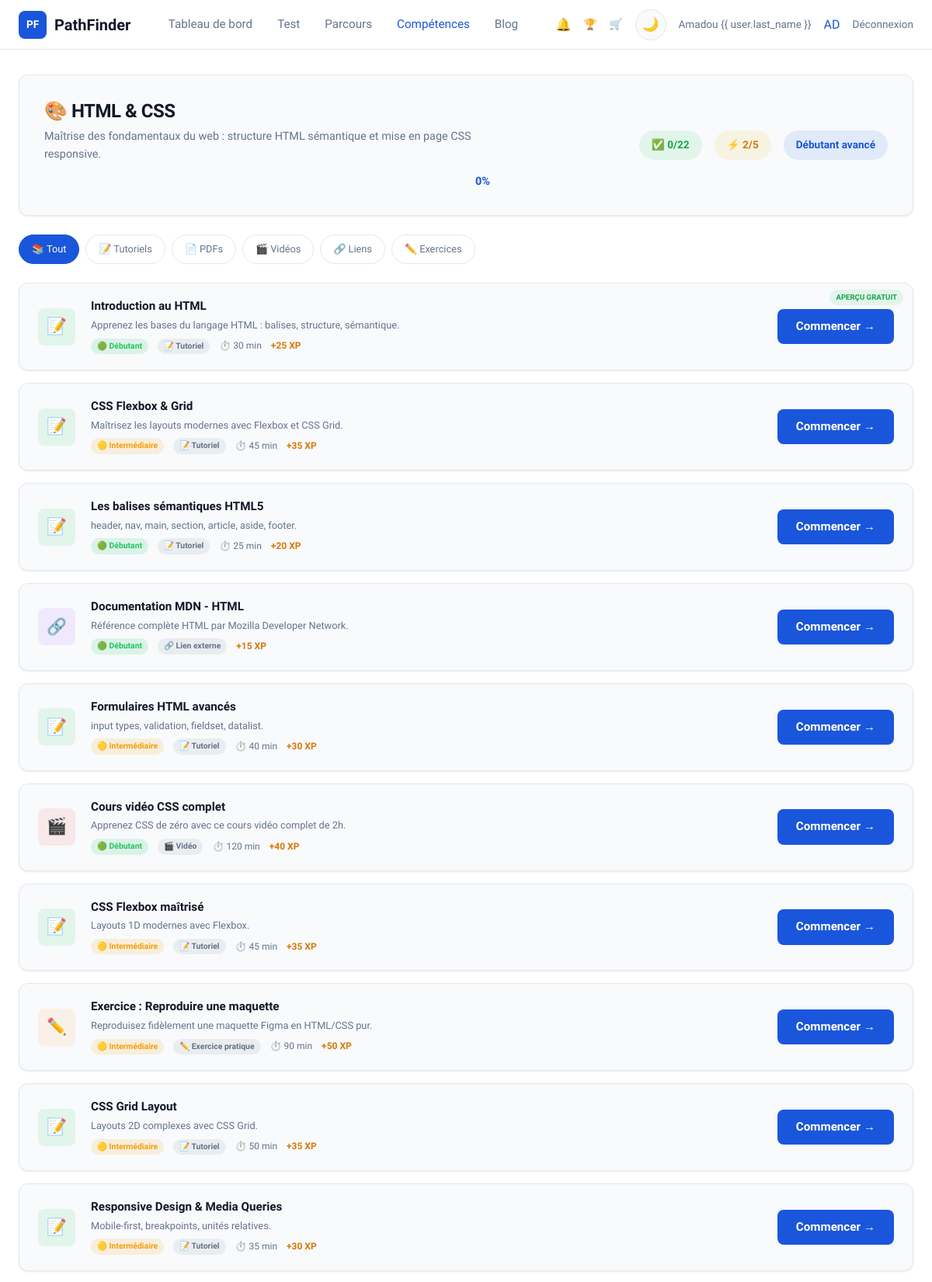
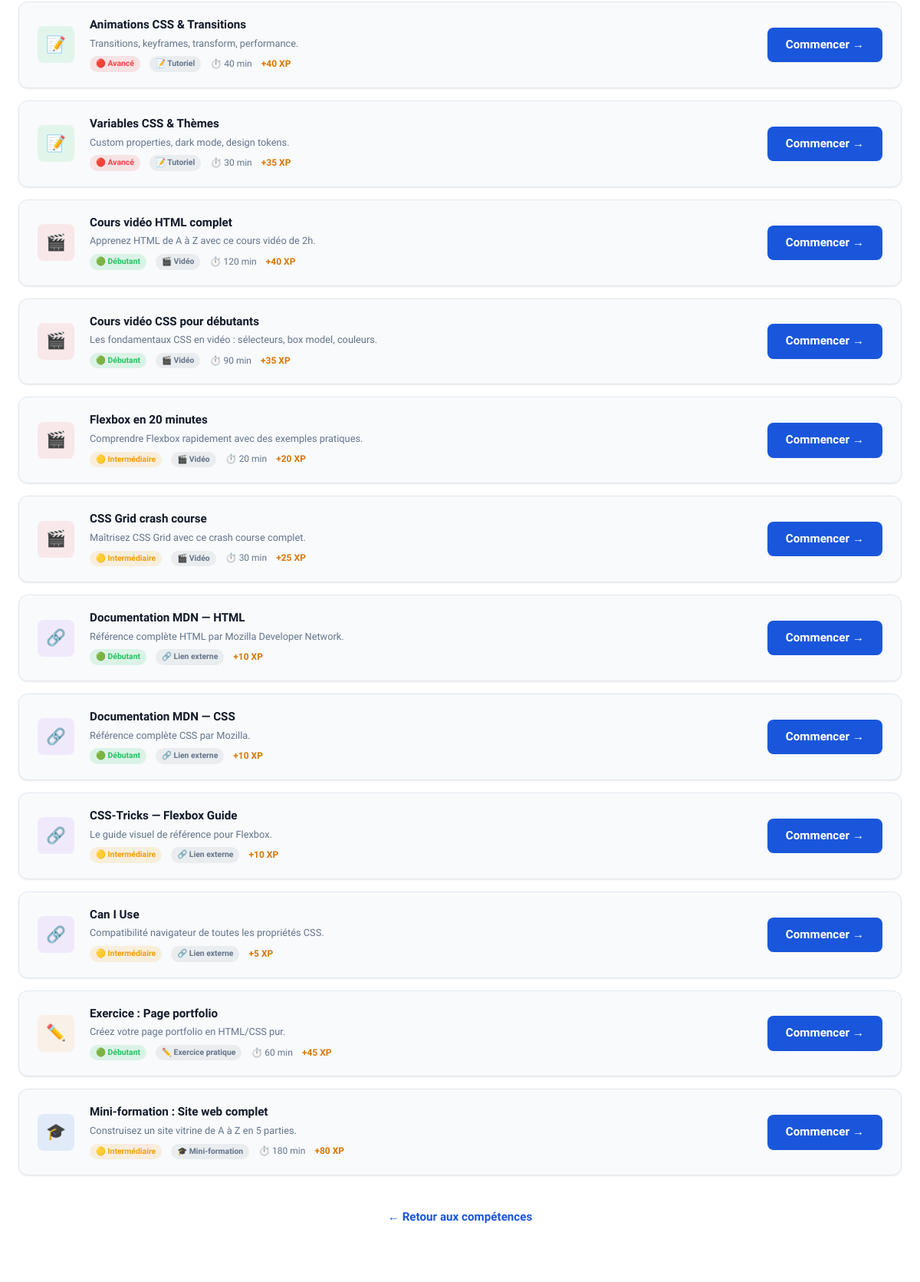
The app's page /competences/html-css/ (signed in, upper part) with its own data (2 pictures, top to bottom).
### accounts/models.py (models this page shows, shortened)
class CustomUser(AbstractUser):
    FILIERE_CHOICES = [
        ('informatique', 'Informatique'),
        ('gestion', 'Gestion'),
        ('marketing', 'Marketing'),
        ('communication', 'Communication'),
        ('droit', 'Droit'),
        ('sciences', 'Sciences'),
        ('lettres', 'Lettres'),
        ('autre', 'Autre'),
    ]
    NIVEAU_CHOICES = [
        ('licence1', 'Licence 1'),
        ('licence2', 'Licence 2'),
        ('licence3', 'Licence 3'),
        ('master1', 'Master 1'),
        ('master2', 'Master 2'),
        ('doctorat', 'Doctorat'),
    ]
    filiere = models.CharField(max_length=100, choices=FILIERE_CHOICES, blank=True)
    niveau = models.CharField(max_length=50, choices=NIVEAU_CHOICES, blank=True)
    avatar_initials = models.CharField(max_length=3, blank=True)
    global_progress = models.FloatField(default=0.0, help_text='Progression globale 0-100%')
    total_xp = models.IntegerField(default=0)
    level = models.IntegerField(default=1)
    class Meta:
        verbose_name = 'Utilisateur'
        verbose_name_plural = 'Utilisateurs'
    @property
    def level_name(self):
        names = {1: 'Explorateur', 2: 'Apprenti', 3: 'Pratiquant',
                 4: 'Confirmé', 5: 'Expert', 6: 'Mentor', 7: 'Architecte'}
        return names.get(min(self.level, 7), 'Architecte')
    @property
    def level_icon(self):
        icons = {1: '🌱', 2: '📘', 3: '⚡', 4: '🎯', 5: '🏆', 6: '💎', 7: '👑'}
        return icons.get(min(self.level, 7), '👑')

### competences/models.py (models this page shows, shortened)
class Skill(models.Model):
    slug = models.SlugField(unique=True)
    name = models.CharField(max_length=200, verbose_name='Nom')
    description = models.TextField(verbose_name='Description')
    icon = models.CharField(max_length=10, default='💡')
    max_level = models.IntegerField(default=5, verbose_name='Niveau max')
    is_premium = models.BooleanField(default=False, verbose_name='Premium')
    price_fcfa = models.IntegerField(default=0, verbose_name='Prix (FCFA)')
    class Meta:
        verbose_name = 'Compétence'
        verbose_name_plural = 'Compétences'

class UserSkillProgress(models.Model):
    user = models.ForeignKey(settings.AUTH_USER_MODEL, on_delete=models.CASCADE, related_name='skill_progress')
    skill = models.ForeignKey(Skill, on_delete=models.CASCADE, related_name='user_progress')
    current_level = models.IntegerField(default=0, verbose_name='Niveau actuel')
    progress_percent = models.FloatField(default=0.0, verbose_name='Progression %')
    unlocked = models.BooleanField(default=False, verbose_name='Débloqué')
    class Meta:
        unique_together = ['user', 'skill']
        verbose_name = 'Progression compétence'
        verbose_name_plural = 'Progressions compétences'
    @property
    def level_label(self):
        labels = {0: 'Non commencé', 1: 'Débutant', 2: 'Débutant avancé',
                  3: 'Intermédiaire', 4: 'Avancé', 5: 'Expert'}
        return labels.get(self.current_level, 'Expert')

class SkillResource(models.Model):
    RESOURCE_TYPES = [
        ('video', '🎬 Vidéo'),
        ('pdf', '📄 Document PDF'),
        ('tutoriel', '📝 Tutoriel'),
        ('lien', '🔗 Lien externe'),
        ('exercice', '✏️ Exercice pratique'),
        ('mini_formation', '🎓 Mini-formation'),
    ]
    LEVELS = [
        ('debutant', '🟢 Débutant'),
        ('intermediaire', '🟡 Intermédiaire'),
        ('avance', '🔴 Avancé'),
    ]
    skill = models.ForeignKey(Skill, on_delete=models.CASCADE, related_name='resources')
    title = models.CharField(max_length=200, verbose_name='Titre')
    description = models.TextField(blank=True, verbose_name='Description')
    resource_type = models.CharField(max_length=30, choices=RESOURCE_TYPES, default='video')
    level = models.CharField(max_length=20, choices=LEVELS, default='debutant', verbose_name='Niveau')
    url = models.URLField(blank=True, verbose_name='Lien externe')
    file = models.FileField(upload_to='resources/pdf/', blank=True, verbose_name='Fichier PDF')
    content = models.TextField(blank=True, verbose_name='Contenu du tutoriel',
                               help_text='Contenu texte pour les tutoriels intégrés')
    duration_minutes = models.IntegerField(default=0, verbose_name='Durée (min)')
    order = models.IntegerField(default=0, verbose_name='Ordre')
    xp_reward = models.IntegerField(default=25, verbose_name='XP gagné')
    is_free_preview = models.BooleanField(default=False, verbose_name='Aperçu gratuit',
                                          help_text='Accessible même sans paiement')
    created_at = models.DateTimeField(auto_now_add=True)
    class Meta:
        verbose_name = 'Ressource'
        verbose_name_plural = 'Ressources'
        ordering = ['order', 'created_at']
    @property
    def type_icon(self):
        icons = {'video': '🎬', 'pdf': '📄', 'tutoriel': '📝',
                 'lien': '🔗', 'exercice': '✏️', 'mini_formation': '🎓'}
        return icons.get(self.resource_type, '📁')
    @property
    def level_color(self):
        colors = {'debutant': '#22c55e', 'intermediaire': '#f59e0b', 'avance': '#ef4444'}
        return colors.get(self.level, '#6b7280')

### competences/views.py (the view)
# urls.py: path('<slug:slug>/', views.apprentissage_view, name='apprentissage'),
@login_required
def apprentissage_view(request, slug):
    skill = get_object_or_404(Skill, slug=slug)
    progress, _ = UserSkillProgress.objects.get_or_create(
        user=request.user, skill=skill,
        defaults={'unlocked': not skill.is_premium}
    )
    if skill.is_premium and not progress.unlocked:
        messages.warning(request, f'Vous devez débloquer la compétence "{skill.name}" pour accéder aux ressources.')
        return redirect('payments:pay', item_type='skill', item_id=skill.id)
    resources = skill.resources.all()
    resource_data = []
    for res in resources:
        user_progress, _ = UserResourceProgress.objects.get_or_create(
            user=request.user, resource=res
        )
        resource_data.append({
            'resource': res,
            'user_progress': user_progress,
        })
    total_resources = resources.count()
    completed_count = UserResourceProgress.objects.filter(
        user=request.user, resource__skill=skill, completed=True
    ).count()
    completion_pct = round((completed_count / total_resources * 100)) if total_resources > 0 else 0
    active_filter = request.GET.get('type', 'all')
    context = {
        'skill': skill,
        'progress': progress,
        'resource_data': resource_data,
        'total_resources': total_resources,
        'completed_count': completed_count,
        'completion_pct': completion_pct,
        'active_filter': active_filter,
    }
    return render(request, 'competences/apprentissage.html', context)

### templates/competences/apprentissage.html (shortened to what this page needs)
{% extends "base.html" %}
{% block content %}
<main class="main">
    <div class="container">
        <div class="card skill-hero animate-in">
            <div class="left">
                <h1>{{ skill.icon }} {{ skill.name }}</h1>
                <p>{{ skill.description }}</p>
                <div class="progress-row">
                    <div class="progress-bar-track">
                    </div>
                    <span class="progress-pct">{{ completion_pct }}%</span>
                </div>
            </div>
            <div class="stats">
                <span class="stat-pill done">✅ {{ completed_count }}/{{ total_resources }}</span>
                <span class="stat-pill xp">⚡ {{ progress.current_level }}/{{ skill.max_level }}</span>
                <span class="stat-pill total">{{ progress.level_label }}</span>
            </div>
        </div>
        <div class="filters">
            <a href="?type=all" class="filter-btn {% if active_filter == 'all' %}active{% endif %}">📚 Tout</a>
            <a href="?type=tutoriel" class="filter-btn {% if active_filter == 'tutoriel' %}active{% endif %}">📝
                Tutoriels</a>
            <a href="?type=pdf" class="filter-btn {% if active_filter == 'pdf' %}active{% endif %}">📄 PDFs</a>
            <a href="?type=video" class="filter-btn {% if active_filter == 'video' %}active{% endif %}">🎬 Vidéos</a>
            <a href="?type=lien" class="filter-btn {% if active_filter == 'lien' %}active{% endif %}">🔗 Liens</a>
            <a href="?type=exercice" class="filter-btn {% if active_filter == 'exercice' %}active{% endif %}">✏️
                Exercices</a>
        </div>
        <div class="resources-grid">
            {% for item in resource_data %}
            <a href="{% url 'competences:resource_detail' slug=skill.slug resource_id=item.resource.id %}"
                style="text-decoration:none;color:inherit;" class="resource-link"
                data-type="{{ item.resource.resource_type }}">
                <div class="card resource-card {% if item.user_progress.completed %}completed{% endif %} animate-in">
                    {% if item.resource.is_free_preview %}<span class="free-tag">Aperçu gratuit</span>{% endif %}
                    <div class="res-icon {{ item.resource.resource_type }}">{{ item.resource.type_icon }}</div>
                    <div class="res-info">
                        <h3>{{ item.resource.title }}</h3>
                        {% if item.resource.description %}<p>{{ item.resource.description|truncatewords:20 }}</p>{% endif %}
                        <div class="res-meta">
                            <span class="tag"
                                style="background:{{ item.resource.level_color }}22;color:{{ item.resource.level_color }};">{{ item.resource.get_level_display }}</span>
                            <span class="tag" style="background:rgba(107,114,128,0.1);color:var(--text-secondary);">{{ item.resource.get_resource_type_display }}</span>
                            {% if item.resource.duration_minutes %}<span class="duration">⏱️ {{ item.resource.duration_minutes }} min</span>{% endif %}
                            <span class="xp">+{{ item.resource.xp_reward }} XP</span>
                        </div>
                    </div>
                    <div class="res-actions">
                        {% if item.user_progress.completed %}
                        <span class="check-done">✅</span>
                        {% else %}
                        <span class="btn btn-primary btn-sm">Commencer →</span>
                        {% endif %}
                    </div>
                </div>
            </a>
            {% empty %}
            <div class="card empty-state">
                <div class="icon">📭</div>
                <h3>Aucune ressource disponible</h3>
                <p>Les ressources pour cette compétence seront bientôt ajoutées.</p>
            </div>
            {% endfor %}
        </div>
        <div style="text-align:center;margin-top:32px;">
            <a href="{% url 'competences:list' %}" class="btn btn-outline">← Retour aux compétences</a>
        </div>
    </div>
</main>
{% endblock %}

### templates/includes/navbar.html (shortened to what this page needs)
{% load static %}
<nav class="navbar">
    <div class="container">
        <a href="{% url 'core:home' %}" class="navbar-logo">
            <div class="logo-icon">PF</div>
            PathFinder
        </a>
        <div class="navbar-menu">
            {% if user.is_authenticated %}
            <a href="{% url 'accounts:dashboard' %}"
                class="{% if request.resolver_match.url_name == 'dashboard' %}active{% endif %}">Tableau de bord</a>
            <a href="{% url 'orientation:test' %}"
                class="{% if request.resolver_match.app_name == 'orientation' %}active{% endif %}">Test</a>
            <a href="{% url 'parcours:career' %}"
                class="{% if request.resolver_match.app_name == 'parcours' %}active{% endif %}">Parcours</a>
            <a href="{% url 'competences:list' %}"
                class="{% if request.resolver_match.app_name == 'competences' %}active{% endif %}">Compétences</a>
            <a href="{% url 'blog:list' %}"
                class="{% if request.resolver_match.app_name == 'blog' %}active{% endif %}">Blog</a>
            {% else %}
            <a href="{% url 'core:home' %}">Accueil</a>
            <a href="{% url 'core:home' %}#fonctionnement">Fonctionnement</a>
            <a href="{% url 'core:home' %}#tarifs">Tarifs</a>
            <a href="{% url 'core:contact' %}">Contact</a>
            {% endif %}
        </div>
        <div class="navbar-actions">
            {% if user.is_authenticated %}
            <a href="{% url 'notifications:list' %}" style="position:relative;color:var(--text-secondary);">
                🔔
            </a>
            <a href="{% url 'gamification:leaderboard' %}" style="color:var(--text-secondary);font-size:0.85rem;"
                title="Classement">🏆</a>
            <a href="{% url 'gamification:shop' %}" style="color:var(--text-secondary);font-size:0.85rem;"
                title="Boutique">🛒</a>
            <button class="theme-toggle" aria-label="Changer le thème">🌙</button>
            <span style="color:var(--text-secondary);font-size:0.85rem;">{{ user.first_name }} {{ user.last_name
                }}</span>
            <a href="{% url 'gamification:profile' %}" style="text-decoration:none;">
                <div class="avatar" title="{{ user.total_xp }} XP — {{ user.level_name }}">{{ user.avatar_initials }}
                </div>
            </a>
            <a href="{% url 'accounts:logout' %}" style="color:var(--text-secondary);font-size:0.85rem;">Déconnexion</a>
            {% else %}
            <button class="theme-toggle" aria-label="Changer le thème">🌙</button>
            <a href="{% url 'accounts:login' %}" class="btn btn-outline btn-sm">Connexion</a>
            <a href="{% url 'accounts:register' %}" class="btn btn-primary btn-sm">Commencer</a>
            {% endif %}
        </div>
    </div>
</nav>

### records on screen
CustomUser: first_name "Amadou", avatar_initials "AD"
Skill: icon "🎨", name "HTML & CSS", description "Maîtrise des fondamentaux du web : structure HTML sémantique et mise en page CSS responsive.", max_level "5"
UserSkillProgress: current_level "2", level_label "Débutant avancé"
SkillResource: is_free_preview "APERÇU GRATUIT", resource.type_icon "📝", resource "Introduction au HTML", resource.description "Apprenez les bases du langage HTML : balises, structure, sémantique.", resource.level "🟢 Débutant", resource.resource_type "📝 Tutoriel", resource.duration_minutes "30", resource.xp_reward "25"
SkillResource: resource.type_icon "📝", resource "CSS Flexbox & Grid", resource.description "Maîtrisez les layouts modernes avec Flexbox et CSS Grid.", resource.level "🟡 Intermédiaire", resource.resource_type "📝 Tutoriel", resource.duration_minutes "45", resource.xp_reward "35"
SkillResource: resource.type_icon "📝", resource "Les balises sémantiques HTML5", resource.description "header, nav, main, section, article, aside, footer.", resource.level "🟢 Débutant", resource.resource_type "📝 Tutoriel", resource.duration_minutes "25", resource.xp_reward "20"
SkillResource: resource.type_icon "🔗", resource "Documentation MDN - HTML", resource.description "Référence complète HTML par Mozilla Developer Network.", resource.level "🟢 Débutant", resource.resource_type "🔗 Lien externe", resource.xp_reward "15"
SkillResource: resource.type_icon "📝", resource "Formulaires HTML avancés", resource.description "input types, validation, fieldset, datalist.", resource.level "🟡 Intermédiaire", resource.resource_type "📝 Tutoriel", resource.duration_minutes "40", resource.xp_reward "30"
SkillResource: resource.type_icon "🎬", resource "Cours vidéo CSS complet", resource.description "Apprenez CSS de zéro avec ce cours vidéo complet de 2h.", resource.level "🟢 Débutant", resource.resource_type "🎬 Vidéo", resource.duration_minutes "120", resource.xp_reward "40"
SkillResource: resource.type_icon "📝", resource "CSS Flexbox maîtrisé", resource.description "Layouts 1D modernes avec Flexbox.", resource.level "🟡 Intermédiaire", resource.resource_type "📝 Tutoriel", resource.duration_minutes "45", resource.xp_reward "35"
SkillResource: resource.type_icon "✏️", resource "Exercice : Reproduire une maquette", resource.description "Reproduisez fidèlement une maquette Figma en HTML/CSS pur.", resource.level "🟡 Intermédiaire", resource.resource_type "✏️ Exercice pratique", resource.duration_minutes "90", resource.xp_reward "50"
SkillResource: resource.type_icon "📝", resource "CSS Grid Layout", resource.description "Layouts 2D complexes avec CSS Grid.", resource.level "🟡 Intermédiaire", resource.resource_type "📝 Tutoriel", resource.duration_minutes "50", resource.xp_reward "35"
SkillResource: resource.type_icon "📝", resource "Responsive Design & Media Queries", resource.description "Mobile-first, breakpoints, unités relatives.", resource.level "🟡 Intermédiaire", resource.resource_type "📝 Tutoriel", resource.duration_minutes "35", resource.xp_reward "30"
SkillResource: resource.type_icon "📝", resource "Animations CSS & Transitions", resource.description "Transitions, keyframes, transform, performance.", resource.level "🔴 Avancé", resource.resource_type "📝 Tutoriel", resource.duration_minutes "40", resource.xp_reward "40"
SkillResource: resource.type_icon "📝", resource "Variables CSS & Thèmes", resource.description "Custom properties, dark mode, design tokens.", resource.level "🔴 Avancé", resource.resource_type "📝 Tutoriel", resource.duration_minutes "30", resource.xp_reward "35"
SkillResource: resource.type_icon "🎬", resource "Cours vidéo HTML complet", resource.description "Apprenez HTML de A à Z avec ce cours vidéo de 2h.", resource.level "🟢 Débutant", resource.resource_type "🎬 Vidéo", resource.duration_minutes "120", resource.xp_reward "40"
SkillResource: resource.type_icon "🎬", resource "Cours vidéo CSS pour débutants", resource.description "Les fondamentaux CSS en vidéo : sélecteurs, box model, couleurs.", resource.level "🟢 Débutant", resource.resource_type "🎬 Vidéo", resource.duration_minutes "90", resource.xp_reward "35"
SkillResource: resource.type_icon "🎬", resource "Flexbox en 20 minutes", resource.description "Comprendre Flexbox rapidement avec des exemples pratiques.", resource.level "🟡 Intermédiaire", resource.resource_type "🎬 Vidéo", resource.duration_minutes "20", resource.xp_reward "20"
SkillResource: resource.type_icon "🎬", resource "CSS Grid crash course", resource.description "Maîtrisez CSS Grid avec ce crash course complet.", resource.level "🟡 Intermédiaire", resource.resource_type "🎬 Vidéo", resource.duration_minutes "30", resource.xp_reward "25"
SkillResource: resource.type_icon "🔗", resource "Documentation MDN — HTML", resource.description "Référence complète HTML par Mozilla Developer Network.", resource.level "🟢 Débutant", resource.resource_type "🔗 Lien externe", resource.xp_reward "10"
SkillResource: resource.type_icon "🔗", resource "Documentation MDN — CSS", resource.description "Référence complète CSS par Mozilla.", resource.level "🟢 Débutant", resource.resource_type "🔗 Lien externe", resource.xp_reward "10"
SkillResource: resource.type_icon "🔗", resource "CSS-Tricks — Flexbox Guide", resource.description "Le guide visuel de référence pour Flexbox.", resource.level "🟡 Intermédiaire", resource.resource_type "🔗 Lien externe", resource.xp_reward "10"
SkillResource: resource.type_icon "🔗", resource "Can I Use", resource.description "Compatibilité navigateur de toutes les propriétés CSS.", resource.level "🟡 Intermédiaire", resource.resource_type "🔗 Lien externe", resource.xp_reward "5"
SkillResource: resource.type_icon "✏️", resource "Exercice : Page portfolio", resource.description "Créez votre page portfolio en HTML/CSS pur.", resource.level "🟢 Débutant", resource.resource_type "✏️ Exercice pratique", resource.duration_minutes "60", resource.xp_reward "45"
SkillResource: resource.type_icon "🎓", resource "Mini-formation : Site web complet", resource.description "Construisez un site vitrine de A à Z en 5 parties.", resource.level "🟡 Intermédiaire", resource.resource_type "🎓 Mini-formation", resource.duration_minutes "180", resource.xp_reward "80"

### other values on screen
{{ completion_pct }} "0"
{{ completed_count }} "0"
{{ total_resources }} "22"
